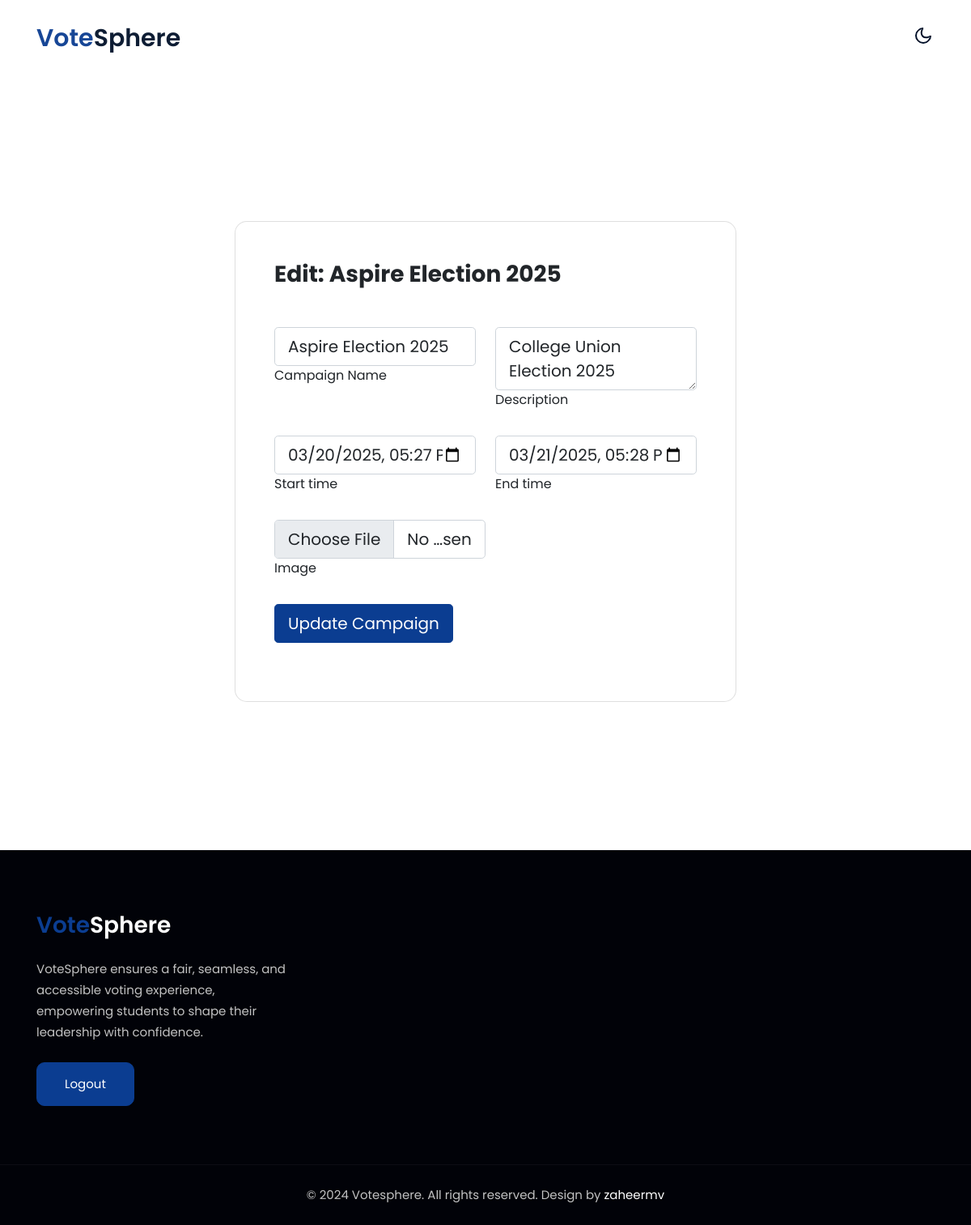
Page /campaigns/edit/1/ on the committed database.
### vote/models.py (models this page shows, shortened)
class ElectionCampaign(models.Model):
    manager = models.ForeignKey(ElectionManager, on_delete=models.CASCADE)  # ✅ Link to manager
    name = models.CharField(max_length=200)
    description = models.TextField()
    start_time = models.DateTimeField()
    end_time = models.DateTimeField()
    image = models.ImageField(upload_to="campaigns/", null=True, blank=True)

### vote/views.py (the view, shortened to what this page needs)
# urls.py: path("campaigns/edit/<int:campaign_id>/", views.edit_campaign, name="edit_campaign"),
def edit_campaign(request, campaign_id):
    campaign = get_object_or_404(ElectionCampaign, id=campaign_id)
    manager = campaign.manager  # ✅ Get the manager from the campaign
    return render(request, "edit_campaign.html", {"campaign": campaign, "manager": manager})

### vote/templates/edit_campaign.html (shortened to what this page needs)
{% load static %}
<!doctype html>
<html lang="en">
<head>
    <link rel="stylesheet" href="https://cdnjs.cloudflare.com/ajax/libs/font-awesome/6.3.0/css/all.min.css">
    <link rel="stylesheet" href="{% static 'css/style-starter.css' %}">
</head>
<body>
    <header id="site-header" class="fixed-top">
        <div class="container">
            <nav class="navbar navbar-expand-lg navbar-light stroke py-lg-0">
                <h1><a class="navbar-brand pe-xl-5 pe-lg-4" href="#">
                        <span class="sublog">vote</span>Sphere
                    </a></h1>
                <div class="mobile-position">
                    <nav class="navigation">
                        <div class="theme-switch-wrapper">
                            <label class="theme-switch" for="checkbox">
                                <div class="mode-container">
                                    <i class="gg-moon"></i>
                                </div>
                            </label>
                        </div>
                    </nav>
                </div>
            </nav>
        </div>
    </header>
    <section class="w3l-main-content" id="about">
        <div class="container">
            <section class="vh-100 gradient-custom">
                <div class="container py-5 h-100">
                    <div class="row justify-content-center align-items-center h-100">
                        <div class="col-12 col-lg-9 col-xl-7">
                            <div class="card shadow-2-strong card-registration" style="border-radius: 15px;">
                                <div class="card-body p-4 p-md-5">
                                    <h3 class="mb-4 pb-2 pb-md-0 mb-md-5 text-dark">Edit: {{ campaign.name }}</h3>
                                    <form method="POST" enctype="multipart/form-data">
                                        <div class="row">
                                            <div class="col-md-6 mb-4">
                                                <div class="form-outline">
                                                    <input type="text" name="name" required class="form-control form-control-lg" value="{{ campaign.name }}" />
                                                    <label class="form-label text-dark">Campaign Name</label>
                                                </div>
                                            </div>
                                            <div class="col-md-6 mb-4">
                                                <div class="form-outline">
                                                    <textarea name="description" required class="form-control form-control-lg">{{ campaign.description }}</textarea>
                                                    <label class="form-label text-dark">Description</label>
                                                </div>
                                            </div>
                                        </div>
                                        <div class="row">
                                            <div class="col-md-6 mb-4">
                                                <div class="form-outline">
                                                    <input type="datetime-local" name="start_time" required class="form-control form-control-lg" value="{{ campaign.start_time|date:'Y-m-d\\TH:i' }}" />
                                                    <label class="form-label text-dark">Start time</label>
                                                </div>
                                            </div>
                                            <div class="col-md-6 mb-4">
                                                <div class="form-outline">
                                                    <input type="datetime-local" name="end_time" required class="form-control form-control-lg" value="{{ campaign.end_time|date:'Y-m-d\\TH:i' }}" />
                                                    <label class="form-label text-dark">End time</label>
                                                </div>
                                            </div>
                                        </div>
                                        <div class="col-md-6 mb-4">
                                            <div class="form-outline">
                                                <input type="file" name="image" class="form-control form-control-lg" />
                                                <label class="form-label text-dark">Image</label>
                                            </div>
                                        </div>
                                        <div class="col-md-6 mb-4">
                                            <input class="btn btn-primary btn-lg" type="submit" value="Update Campaign" />
                                        </div>
                                    </form>
                                </div>
                            </div>
                        </div>
                    </div>
                </div>
            </section>
        </div>
    </section>
    <section class="w3l-footer-29-main">
        <div class="footer-29 py-5">
            <div class="container py-lg-4">
                <div class="row footer-top-29">
                    <div class="col-lg-4 col-md-6 footer-list-29 footer-1 pe-lg-5">
                        <div class="footer-logo mb-4">
                            <h2><a class="navbar-brand" href={% url 'index' %}>
                                    <span class="sublog">Vote</span>Sphere
                                </a></h2>
                        </div>
                        <p>VoteSphere ensures a fair, seamless, and accessible voting experience, empowering students to shape their leadership with confidence.
                        </p>
                        <div class="w3l-two-buttons mt-4">
                            <a href="{% url 'logout' %}" class="btn btn-primary btn-style"> Logout </a>
                        </div>
                    </div>
                </div>
            </div>
        </div>
        <section class="w3l-copyright text-center">
            <div class="container">
                <p class="copy-footer-29">© 2024 Votesphere. All rights reserved. Design by <a href="">
                        zaheermv</a></p>
            </div>
        </section>
    </section>
</body>
</html>

### rows in the picture
ElectionCampaign: name "Aspire Election 2025", description "College Union Election 2025", start_time "03/20/2025 17:27", end_time "03/21/2025 17:28"
